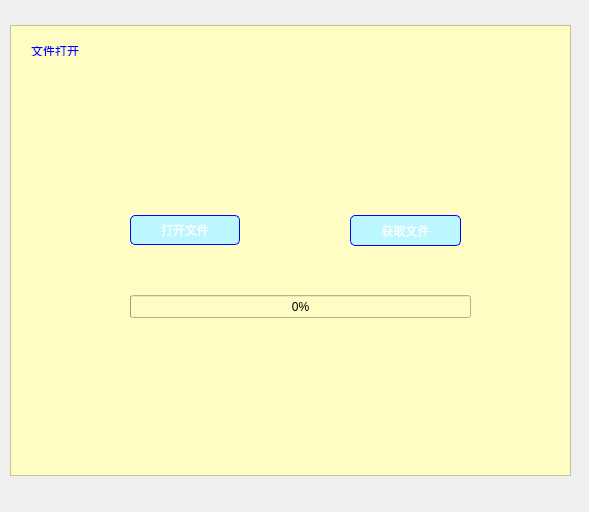
<?xml version="1.0" encoding="UTF-8"?>
<ui version="4.0">
 <class>main_widget</class>
 <widget class="QWidget" name="main_widget">
  <property name="geometry">
   <rect>
    <x>0</x>
    <y>0</y>
    <width>589</width>
    <height>512</height>
   </rect>
  </property>
  <property name="windowTitle">
   <string>Widget</string>
  </property>
  <widget class="QFrame" name="frame">
   <property name="geometry">
    <rect>
     <x>10</x>
     <y>25</y>
     <width>561</width>
     <height>451</height>
    </rect>
   </property>
   <property name="sizePolicy">
    <sizepolicy hsizetype="Preferred" vsizetype="Expanding">
     <horstretch>0</horstretch>
     <verstretch>0</verstretch>
    </sizepolicy>
   </property>
   <property name="styleSheet">
    <string notr="true">background-color: rgb(255, 252, 196);</string>
   </property>
   <property name="frameShape">
    <enum>QFrame::StyledPanel</enum>
   </property>
   <property name="frameShadow">
    <enum>QFrame::Raised</enum>
   </property>
   <widget class="QPushButton" name="Filebutton">
    <property name="geometry">
     <rect>
      <x>120</x>
      <y>190</y>
      <width>110</width>
      <height>30</height>
     </rect>
    </property>
    <property name="styleSheet">
     <string notr="true">QPushButton{
border:1px solid blue;
border-radius:5px;
background-color: rgb(188, 247, 255);
color:#fff;
font: 14pt 隶书;
}
QPushButton:hover{
border:1px solid blue;
border-radius:5px;
	background-color: rgb(165, 234, 255);
color:#fff;
font: 14pt 隶书;
}</string>
    </property>
    <property name="text">
     <string>打开文件</string>
    </property>
   </widget>
   <widget class="QWidget" name="horizontalLayoutWidget">
    <property name="geometry">
     <rect>
      <x>10</x>
      <y>10</y>
      <width>531</width>
      <height>32</height>
     </rect>
    </property>
    <layout class="QHBoxLayout" name="horizontalLayout">
     <item>
      <widget class="QLabel" name="label">
       <property name="sizePolicy">
        <sizepolicy hsizetype="Expanding" vsizetype="Preferred">
         <horstretch>0</horstretch>
         <verstretch>0</verstretch>
        </sizepolicy>
       </property>
       <property name="styleSheet">
        <string notr="true">color: rgb(0, 0, 255);
font: 16pt &quot;隶书&quot;;</string>
       </property>
       <property name="text">
        <string>文件打开</string>
       </property>
      </widget>
     </item>
     <item>
      <widget class="QPushButton" name="Minbutton">
       <property name="minimumSize">
        <size>
         <width>30</width>
         <height>30</height>
        </size>
       </property>
       <property name="maximumSize">
        <size>
         <width>30</width>
         <height>30</height>
        </size>
       </property>
       <property name="styleSheet">
        <string notr="true">QPushButton{
border-image:url(:/new/prefix1/缩小);
border:none;
}

QPushButton:hover{
border-image: url(:/new/prefix1/缩小.hover);
border:none;
}

QPushButton:pressed{
border-image: url(:/new/prefix1/缩小.hover);
border:none;
}</string>
       </property>
       <property name="text">
        <string/>
       </property>
      </widget>
     </item>
     <item>
      <widget class="QPushButton" name="Maxbutton">
       <property name="minimumSize">
        <size>
         <width>30</width>
         <height>30</height>
        </size>
       </property>
       <property name="maximumSize">
        <size>
         <width>30</width>
         <height>30</height>
        </size>
       </property>
       <property name="styleSheet">
        <string notr="true">QPushButton{
border-image: url(:/new/prefix1/放大);
border:none;
}

QPushButton:hover{
border-image: url(:/new/prefix1/放大.hover);
border:none;
}

QPushButton:pressed{
border-image: url(:/new/prefix1/放大.hover);
border:none;
}</string>
       </property>
       <property name="text">
        <string/>
       </property>
      </widget>
     </item>
     <item>
      <widget class="QPushButton" name="Closebutton">
       <property name="minimumSize">
        <size>
         <width>30</width>
         <height>30</height>
        </size>
       </property>
       <property name="maximumSize">
        <size>
         <width>30</width>
         <height>30</height>
        </size>
       </property>
       <property name="styleSheet">
        <string notr="true">QPushButton{
border-image: url(:/new/prefix1/关闭);
border:none;
}

QPushButton:hover{
border-image: url(:/new/prefix1/关闭.hover);
border:none;
}

QPushButton:pressed{
border-image: url(:/new/prefix1/关闭.hover);
border:none;
}</string>
       </property>
       <property name="text">
        <string/>
       </property>
      </widget>
     </item>
    </layout>
   </widget>
   <widget class="QPushButton" name="getfile">
    <property name="geometry">
     <rect>
      <x>340</x>
      <y>190</y>
      <width>111</width>
      <height>31</height>
     </rect>
    </property>
    <property name="styleSheet">
     <string notr="true">QPushButton{
border:1px solid blue;
border-radius:5px;
background-color: rgb(188, 247, 255);
color:#fff;
font: 14pt 隶书;
}
QPushButton:hover{
border:1px solid blue;
border-radius:5px;
	background-color: rgb(165, 234, 255);
color:#fff;
font: 14pt 隶书;
}</string>
    </property>
    <property name="text">
     <string>获取文件</string>
    </property>
   </widget>
   <widget class="QProgressBar" name="progressBar">
    <property name="geometry">
     <rect>
      <x>120</x>
      <y>270</y>
      <width>341</width>
      <height>23</height>
     </rect>
    </property>
    <property name="styleSheet">
     <string notr="true"/>
    </property>
    <property name="value">
     <number>0</number>
    </property>
   </widget>
  </widget>
 </widget>
 <layoutdefault spacing="6" margin="11"/>
 <resources/>
 <connections/>
</ui>
